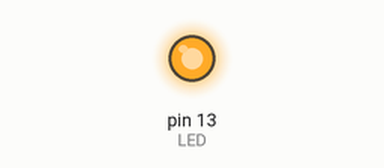
This sketch was run on a simulated Arduino Uno, built with avr-gcc and run on an emulated ATmega328P. On the bench: output pins drawn as LEDs (lit = HIGH).

Above: at 0.3 s.
At 15.6 s:
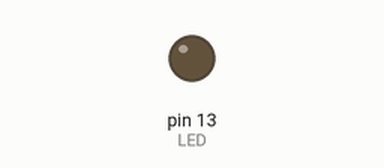
Timing chart, 0 to 24.3 s (numbered marks = the images above):
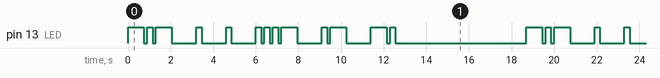

Measured:
- by itself, pin 13 (LED): moves between LOW and HIGH, repeating every 18.7 s
- by itself, everything shown: repeats every 18.7 s, in 26 steps

The sketch:

Blink_Morse.ino
```cpp
/*
 Program:      Blink_Morse
 Author:       Jeff VanSickle
 Created:      20160107
 Modified:     20160118

 Program blinks an LED with Morse code patterns

 UPDATES
      20160118 JV - Code Mk I. Set up two-dimensional arrays for
                    Morse alphabet

 INSTRUCTIONS
      Define a string in inputPhrase[] below. Keep it to alpha only.

 TO DO
      - Add error handling for puncutation and digits
 */

const int LED = 13;          // Output pin on Arduino for LED
const int SHORT = 250;       // Delay in ms for "short" Morse pulse
const int LONG = 750;       // Delay in ms for "long" Morse pulse
const int BTWNPULSE = 150;   // Delay between pulses in a letter
const int BTWNLETTER = 1000;  // Delay between letters
const int ENDMSG = 5000;     // Delay in ms after message is over
const int MORSEALPH[26][4] = {
                                {0, 1, 2, 2}, {1, 0, 0, 0}, {1, 0, 1, 0}, {1, 0, 0, 2}, {0, 2, 2, 2},     // A, B, C, D, E
                                {0, 0, 1, 0}, {1, 1, 0, 2}, {0, 0, 0, 0}, {0, 0, 2, 2}, {0, 1, 1, 1},     // F, G, H, I, J
                                {1, 0, 1, 2}, {0, 1, 0, 0}, {1, 1, 2, 2}, {1, 0, 2, 2}, {1, 1, 1, 2},     // K, L, M, N, O
                                {0, 1, 1, 0}, {1, 1, 0, 1}, {0, 1, 0, 2}, {0, 0, 0, 2}, {1, 2, 2, 2},     // P, Q, R, S, T
                                {0, 0, 1, 2}, {0, 0, 0, 1}, {0, 1, 1, 2}, {1, 0, 0, 1}, {1, 0, 1, 1},     // U, V, W, X, Y
                                {1, 1, 0, 0}                                                              // Z
                             };

char inputPhrase[] = "KEEVAN";     // Change this to change message output
int strIndex = 0;                  // Use as index in MORSEALPH
int i = 0;
int k = 0;

void shortPulse()
{
  // "DOT" Morse pulse
  digitalWrite(LED, HIGH);     // LED on
  delay(SHORT);
  digitalWrite(LED, LOW);      // LED off
  delay(BTWNPULSE);
}

void longPulse()
{
  // "DASH" Morse pluse
  digitalWrite(LED, HIGH);     // LED on
  delay(LONG);
  digitalWrite(LED, LOW);      // LED off
  delay(BTWNPULSE);
}

void setup()
{
  // Initialize Pin 13 as output
  pinMode(LED, OUTPUT);
}

void loop()
{
  // Convert each letter in inputPhrase to integer
  for (k = 0; k < (sizeof(inputPhrase) / sizeof(char) - 1); k++)
  {
    strIndex = inputPhrase[k] - 65;     // ASCII A starts at 65

    // Use strIndex in Morse alphabet
    for (i = 0; i < (sizeof(MORSEALPH[k]) / sizeof(int)); i++)
    {
      if (MORSEALPH[strIndex][i] == 0)
      {
        shortPulse();
      }     // end if
      else if (MORSEALPH[strIndex][i] == 1)
      {
        longPulse();
      }     // end else if
      else     // item is 2; i.e., blank/non-existent
      {
        // do nothing
      }     // end else
    }     // end for
  delay(BTWNLETTER);
  }     // end for

  delay(ENDMSG);
}     // end void loop()
```
